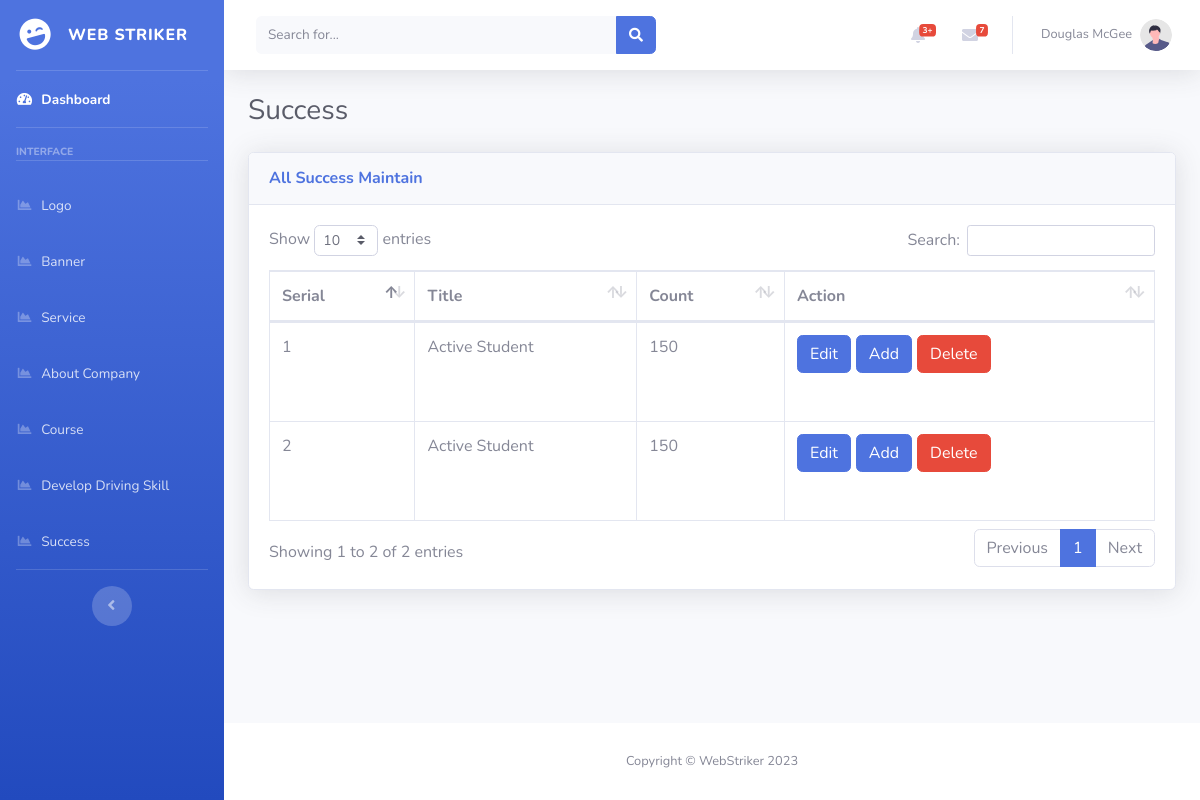
Page /admin/success.php on the committed database.
### tables this page shows
CREATE TABLE `success` (
  `id` int(11) NOT NULL,
  `count` int(11) NOT NULL,
  `title` varchar(50) NOT NULL
);

### admin/success.php (the view, shortened to what this page needs)
<?php
include 'connection.php';
?>
<!DOCTYPE html>
<html lang="en">
<head>
    <link href="vendor/fontawesome-free/css/all.min.css" rel="stylesheet" type="text/css">
    <link href="css/sb-admin-2.min.css" rel="stylesheet">
    <link href="vendor/datatables/dataTables.bootstrap4.min.css" rel="stylesheet">
</head>
<body id="page-top">
    <div id="wrapper">
   <?php include('sidebar.php');?>
        <div id="content-wrapper" class="d-flex flex-column">
            <div id="content">
                <nav class="navbar navbar-expand navbar-light bg-white topbar mb-4 static-top shadow">
                    <form
                        class="d-none d-sm-inline-block form-inline mr-auto ml-md-3 my-2 my-md-0 mw-100 navbar-search">
                        <div class="input-group">
                            <input type="text" class="form-control bg-light border-0 small" placeholder="Search for..."
                                aria-label="Search" aria-describedby="basic-addon2">
                            <div class="input-group-append">
                                <button class="btn btn-primary" type="button">
                                    <i class="fas fa-search fa-sm"></i>
                                </button>
                            </div>
                        </div>
                    </form>
                    <ul class="navbar-nav ml-auto">
                        <li class="nav-item dropdown no-arrow mx-1">
                            <a class="nav-link dropdown-toggle" href="#" id="alertsDropdown" role="button"
                                data-toggle="dropdown" aria-haspopup="true" aria-expanded="false">
                                <i class="fas fa-bell fa-fw"></i>
                                <span class="badge badge-danger badge-counter">3+</span>
                            </a>
                        </li>
                        <li class="nav-item dropdown no-arrow mx-1">
                            <a class="nav-link dropdown-toggle" href="#" id="messagesDropdown" role="button"
                                data-toggle="dropdown" aria-haspopup="true" aria-expanded="false">
                                <i class="fas fa-envelope fa-fw"></i>
                                <span class="badge badge-danger badge-counter">7</span>
                            </a>
                        </li>
                        <li class="nav-item dropdown no-arrow">
                            <a class="nav-link dropdown-toggle" href="#" id="userDropdown" role="button"
                                data-toggle="dropdown" aria-haspopup="true" aria-expanded="false">
                                <span class="mr-2 d-none d-lg-inline text-gray-600 small">Douglas McGee</span>
                                <img class="img-profile rounded-circle"
                                    src="img/undraw_profile.svg">
                            </a>
                        </li>
                    </ul>
                </nav>
                <div class="container-fluid">
                    <div class="d-sm-flex align-items-center justify-content-between mb-4">
                        <h1 class="h3 mb-0 text-gray-800">Success</h1>
                    </div>
                    <div class="row">
                        <div class="col-xl-12 col-lg-12">
                        <div class="card shadow mb-4">
                        <div class="card-header py-3">
                            <h6 class="m-0 font-weight-bold text-primary">All Success Maintain</h6>
                        </div>
                        <div class="card-body">
                            <div class="table-responsive">
                                <table class="table table-bordered" id="dataTable" width="100%" cellspacing="0">
                                    <thead>
                                        <tr>
                                            <th>Serial</th>
                                            <th>Title</th>
                                            <th>Count</th>
                                            <th>Action</th>
                                        </tr>
                                    </thead>
                                    <tbody>
                                    <?php
       $sql = "select*from success";
       $result = $connection-> query($sql);
       $serial = 1;
       while($row = $result-> fetch_assoc()){
                ?>
                                        <tr>
                                            <td><?php echo $serial++;?></td>
                                            <td><?php echo $row['title'];?></td>
                                            <td><?php echo $row['count'];?></td>
                                            <td class="d-flex pb-5">
                                    <a href="success_edit.php?id=<?php echo $row['id'];?>" class="btn btn-primary me-2">Edit</a>
                                    <a href="success_add.php?id=<?php echo $row['id'];?>" class="btn btn-primary me-2" style="margin:0px 5px">Add</a>
                                    <a href="success_delete.php?id=<?php echo $row['id'];?>" class="btn btn-danger me-2">Delete</a>
                                </td>
                    </tr>
                    <?php } ?>
                                    </tbody>
                                </table>
                            </div>
                        </div>
                    </div>
                        </div>
                    </div>
                </div>
            </div>
            <footer class="sticky-footer bg-white">
                <div class="container my-auto">
                    <div class="copyright text-center my-auto">
                        <span>Copyright &copy; WebStriker 2023</span>
                    </div>
                </div>
            </footer>
        </div>
    </div>
</body>
</html>

### rows in the picture
success: title "Active Student", count "150"
success: title "Active Student", count "150"
